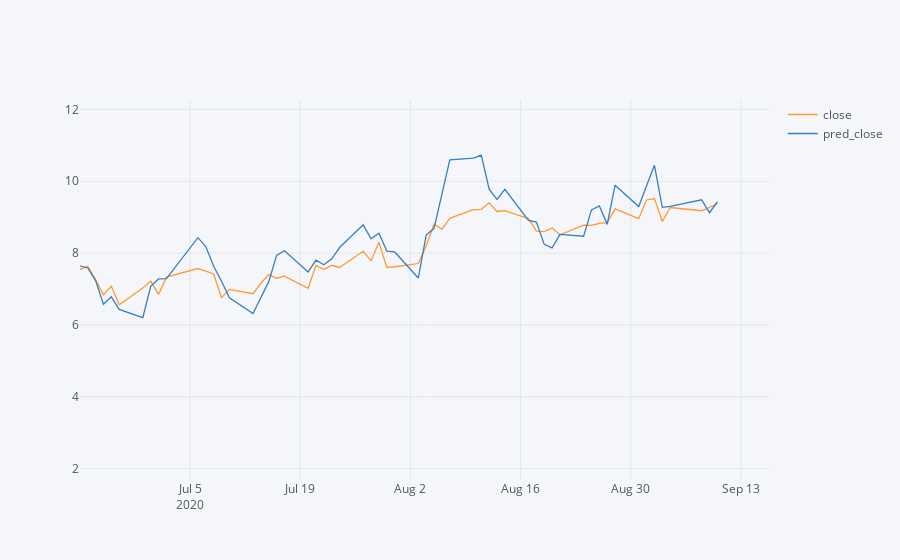

Notebook source saved alongside this figure:
### Code cell
df4b[['close', 'pred_close']].iplot()

### Figure 1 — Plotly figure (JSON) as saved in the notebook; plotly's stock layout.template omitted (floating-point values rounded to 4 significant figures; data arrays with more than 128 entries replaced by an {"elided": "..."} marker saying what was removed)
{"data": [{"line": {"color": "rgba(255, 153, 51, 1.0)", "dash": "solid", "shape": "linear", "width": 1.3}, "mode": "lines", "name": "close", "text": "", "type": "scatter", "x": {"elided": "288 str values"}, "y": {"elided": "288 float values"}}, {"line": {"color": "rgba(55, 128, 191, 1.0)", "dash": "solid", "shape": "linear", "width": 1.3}, "mode": "lines", "name": "pred_close", "text": "", "type": "scatter", "x": {"elided": "288 str values"}, "y": {"elided": "288 float values"}}], "layout": {"autosize": true, "dragmode": "pan", "legend": {"bgcolor": "#F5F6F9", "font": {"color": "#4D5663"}}, "paper_bgcolor": "#F5F6F9", "plot_bgcolor": "#F5F6F9", "title": {"font": {"color": "#4D5663"}}, "xaxis": {"autorange": false, "gridcolor": "#E1E5ED", "range": ["2020-06-21 00:28:17.903", "2020-09-16 13:15:45.3606"], "showgrid": true, "tickfont": {"color": "#4D5663"}, "title": {"font": {"color": "#4D5663"}, "text": ""}, "type": "date", "zerolinecolor": "#E1E5ED"}, "yaxis": {"autorange": false, "gridcolor": "#E1E5ED", "range": [1.681, 12.26], "showgrid": true, "tickfont": {"color": "#4D5663"}, "title": {"font": {"color": "#4D5663"}, "text": ""}, "type": "linear", "zerolinecolor": "#E1E5ED"}}}
